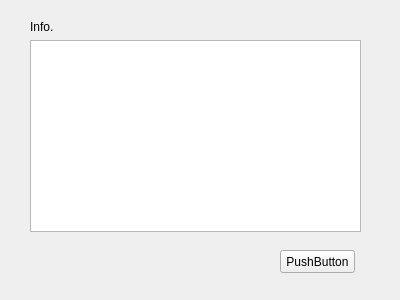
<?xml version="1.0" encoding="UTF-8"?>
<ui version="4.0">
 <class>App</class>
 <widget class="QWidget" name="App">
  <property name="geometry">
   <rect>
    <x>0</x>
    <y>0</y>
    <width>400</width>
    <height>300</height>
   </rect>
  </property>
  <property name="windowTitle">
   <string>App</string>
  </property>
  <widget class="QLabel" name="label">
   <property name="geometry">
    <rect>
     <x>30</x>
     <y>20</y>
     <width>47</width>
     <height>13</height>
    </rect>
   </property>
   <property name="text">
    <string>Info.</string>
   </property>
  </widget>
  <widget class="QPushButton" name="pushButton">
   <property name="geometry">
    <rect>
     <x>280</x>
     <y>250</y>
     <width>75</width>
     <height>23</height>
    </rect>
   </property>
   <property name="text">
    <string>PushButton</string>
   </property>
  </widget>
  <widget class="QTableWidget" name="Information">
   <property name="geometry">
    <rect>
     <x>30</x>
     <y>40</y>
     <width>331</width>
     <height>192</height>
    </rect>
   </property>
  </widget>
 </widget>
 <layoutdefault spacing="6" margin="11"/>
 <resources/>
 <connections/>
</ui>
